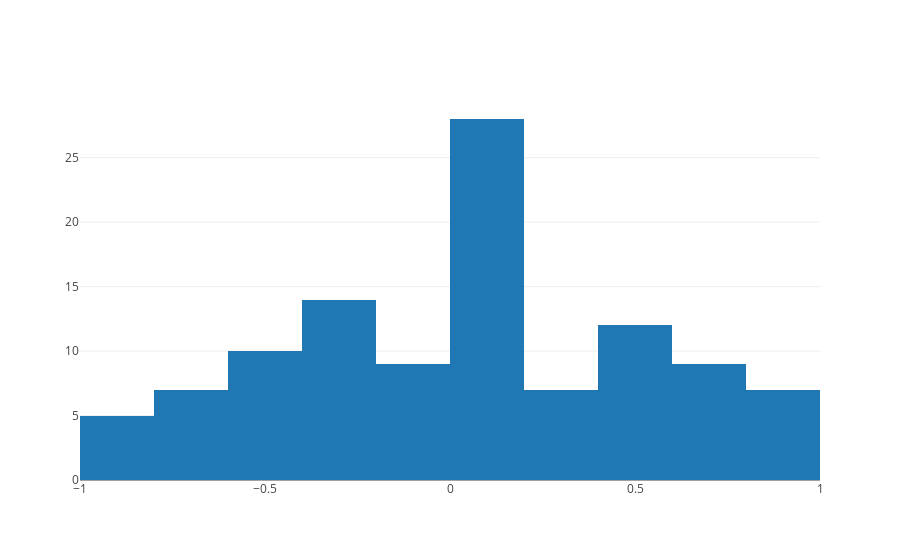

Notebook code cell kept with this figure:
### Code cell
data = [go.Histogram(x=pd_tweets["sentiment"])]
iplot(data)
